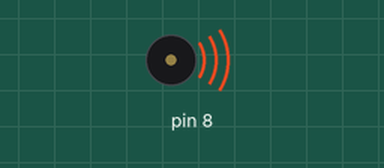
Simulated run of this sketch. Board: Arduino Uno, built with avr-gcc and run on an emulated ATmega328P. Shown: buzzer (waves = sounding).

Above: at 0.3 s.
At 7.21 s:
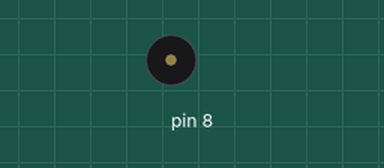
Timing chart, 0 to 7.5 s (numbered marks = the images above):
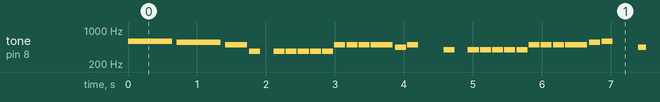

Measured:
- by itself, tone on pin 8: plays 587 Hz for 0.64 s, 554 Hz for 0.64 s, 494 Hz for 0.32 s, 370 Hz for 0.16 s, 370 Hz for 0.16 s, 370 Hz for 0.16 s … (466 notes in this stretch)

The sketch:

Melodia_Despacito.ino
```cpp
// Suscríbete a mi canal de Youtube: Aprende con Ruben´s

#define NOTE_FAS4 370
#define NOTE_SOL4  392
#define NOTE_LA4  440
#define NOTE_SI4  494
#define NOTE_DOS5 554
#define NOTE_RE5  587
#define NOTE_MI5  659

int Melodia[] = {
  NOTE_RE5, NOTE_DOS5, NOTE_SI4, NOTE_FAS4,
  0, NOTE_FAS4, NOTE_FAS4, NOTE_FAS4,
  NOTE_FAS4,NOTE_FAS4, NOTE_SI4, NOTE_SI4,
  NOTE_SI4, NOTE_SI4, NOTE_LA4, NOTE_SI4,
  0,0, NOTE_SOL4, 0,
  NOTE_SOL4, NOTE_SOL4, NOTE_SOL4, NOTE_SOL4,
  NOTE_SOL4, NOTE_SI4, NOTE_SI4, NOTE_SI4,
  NOTE_SI4, NOTE_DOS5, NOTE_RE5, 0,
  0, NOTE_LA4, 0, NOTE_LA4,
  NOTE_LA4, NOTE_LA4, NOTE_LA4, NOTE_RE5,
  NOTE_DOS5, NOTE_RE5, NOTE_DOS5, NOTE_RE5,
  NOTE_MI5, NOTE_MI5, NOTE_MI5,
  NOTE_DOS5, 0, 0, 0,
 };

int duracionNotas[] = {
  1,1,2,4,
  4,4,4,4,
  4,4,4,4,
  4,2,4,4,
  4,4,4,4,
  4,4,4,4,
  4,4,4,4,
  2,4,4,4,
  4,4,4,4,
  4,4,4,4,
  4,4,4,2,
  4,4,2,
  1,2,8,8,
  };

void setup() {
}

void loop() {
    for (int Nota = 0; Nota < 51; Nota++) {
    int duracionNota = 640 / duracionNotas[Nota];
    tone(8, Melodia[Nota], duracionNota);
    int pausaEntreNotas= duracionNota * 1.10;
    delay(pausaEntreNotas);

    noTone(8);
  }
}
```
